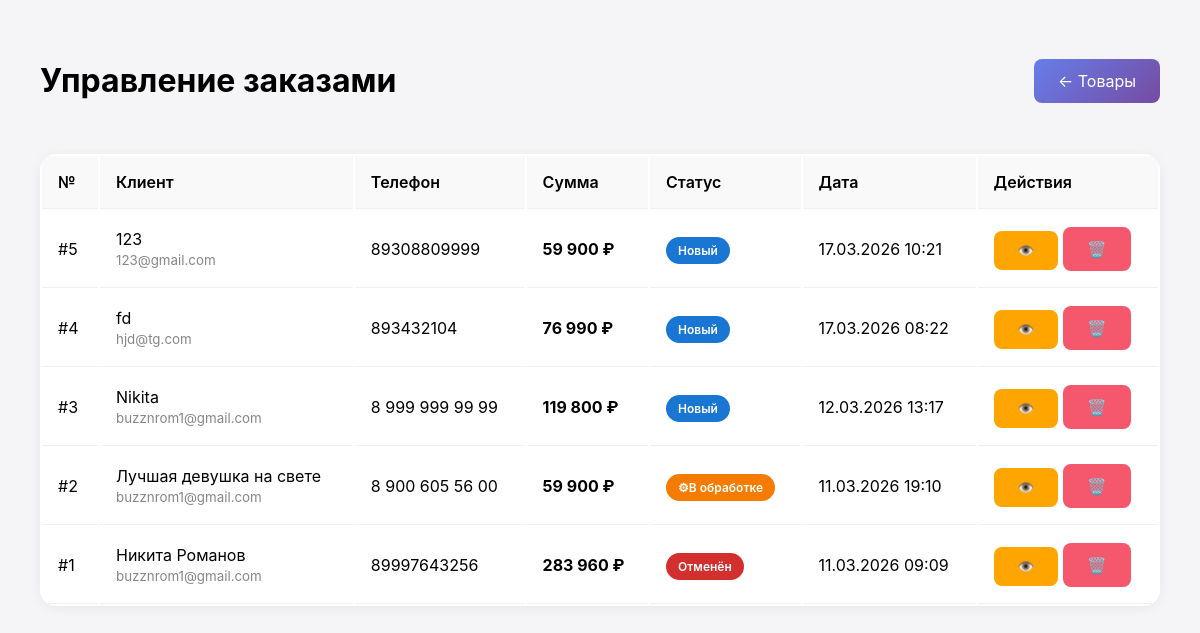
The app's page /admin/orders.php (signed in) with its own data.
### tables this page shows
CREATE TABLE `orders` (
  `id` int(11) NOT NULL,
  `user_id` int(11) NOT NULL,
  `total_price` decimal(10,2) NOT NULL,
  `customer_name` varchar(100) DEFAULT NULL,
  `customer_phone` varchar(20) NOT NULL,
  `pickup_date` datetime DEFAULT NULL,
  `payment_method` enum('cash','card') DEFAULT 'cash',
  `comment` text DEFAULT NULL,
  `status` enum('new','processing','shipped','delivered','cancelled') DEFAULT 'new',
  `created_at` timestamp NULL DEFAULT current_timestamp()
);

CREATE TABLE `users` (
  `id` int(11) NOT NULL,
  `username` varchar(100) NOT NULL,
  `password` varchar(255) NOT NULL,
  `email` varchar(255) NOT NULL,
  `phone` varchar(20) DEFAULT NULL,
  `role` enum('admin','user') DEFAULT 'user',
  `created_at` timestamp NULL DEFAULT current_timestamp()
);

### admin/orders.php (the view, shortened to what this page needs)
<?php
$conn = getDBConnection();
$orders = $conn->query("
    SELECT o.*, u.username, u.email
    FROM orders o
    LEFT JOIN users u ON o.user_id = u.id
    ORDER BY o.created_at DESC
")->fetch_all(MYSQLI_ASSOC);
$statusNames = [
    'new' => 'Новый',
    'processing' => '⚙В обработке',
    'shipped' => 'Отправлен',
    'delivered' => 'Доставлен',
    'cancelled' => 'Отменён'
];
$statusColors = [
    'new' => '#1976d2',
    'processing' => '#f57c00',
    'shipped' => '#388e3c',
    'delivered' => '#1976d2',
    'cancelled' => '#d32f2f'
];
?>
<!DOCTYPE html>
<html lang="ru">
<head>
    <link rel="stylesheet" href="https://cdnjs.cloudflare.com/ajax/libs/font-awesome/6.4.0/css/all.min.css">
</head>
<body>
    <div class="container">
        <div class="header">
            <h1>Управление заказами</h1>
            <a href="index.php" class="btn btn-primary">← Товары</a>
        </div>
        <table>
            <thead>
                <tr>
                    <th>№</th>
                    <th>Клиент</th>
                    <th>Телефон</th>
                    <th>Сумма</th>
                    <th>Статус</th>
                    <th>Дата</th>
                    <th>Действия</th>
                </tr>
            </thead>
            <tbody>
                <?php foreach ($orders as $order): ?>
                <tr>
                    <td>#<?= $order['id'] ?></td>
                    <td>
                        <?= htmlspecialchars($order['customer_name']) ?><br>
                        <small style="color:#86868b"><?= htmlspecialchars($order['email'] ?? $order['username'] ?? '-') ?></small>
                    </td>
                    <td><?= htmlspecialchars($order['customer_phone']) ?></td>
                    <td><strong><?= number_format($order['total_price'], 0, '.', ' ') ?> ₽</strong></td>
                    <td>
                        <span class="status" style="background:<?= $statusColors[$order['status']] ?>">
                            <?= $statusNames[$order['status']] ?>
                        </span>
                    </td>
                    <td><?= date('d.m.Y H:i', strtotime($order['created_at'])) ?></td>
                    <td>
                        <button class="btn btn-warning" onclick="viewOrder(<?= $order['id'] ?>)">👁️</button>
                        <a href="?delete=<?= $order['id'] ?>" class="btn btn-danger" onclick="return confirm('Удалить?')">🗑️</a>
                    </td>
                </tr>
                <?php endforeach; ?>
            </tbody>
        </table>
    </div>
</body>
</html>

### admin/orders.php (style rules this page uses)
body { font-family: -apple-system, BlinkMacSystemFont, sans-serif; background: #f5f5f7; padding: 2rem; }
.container { max-width: 1400px; margin: 0 auto; }
.header { display: flex; justify-content: space-between; align-items: center; margin-bottom: 2rem; }
.btn { padding: 0.75rem 1.5rem; border: none; border-radius: 0.5rem; cursor: pointer; text-decoration: none; display: inline-block; }
.btn-primary { background: linear-gradient(135deg, #667eea, #764ba2); color: white; }
.btn-danger { background: #f5576c; color: white; }
.btn-warning { background: #ffa500; color: white; }
table { width: 100%; background: white; border-radius: 1rem; overflow: hidden; box-shadow: 0 2px 12px rgba(0,0,0,0.06); }
th, td { padding: 1rem; text-align: left; border-bottom: 1px solid #f0f0f0; }
th { background: #f9f9f9; font-weight: 600; }
.status { padding: 0.375rem 0.75rem; border-radius: 2rem; font-size: 0.75rem; font-weight: 600; color: white; }

### records on screen
orders: id "5", customer_name "123", user.email "123@gmail.com", customer_phone "89308809999", total_price "59 900", status "Новый", created_at "17.03.2026 10:21"
orders: id "4", customer_name "fd", user.email "hjd@tg.com", customer_phone "893432104", total_price "76 990", status "Новый", created_at "17.03.2026 08:22"
orders: id "3", customer_name "Nikita", user.email "buzznrom1@gmail.com", customer_phone "8 999 999 99 99", total_price "119 800", status "Новый", created_at "12.03.2026 13:17"
orders: id "2", customer_name "Лучшая девушка на свете", user.email "buzznrom1@gmail.com", customer_phone "8 900 605 56 00", total_price "59 900", status "⚙В обработке", created_at "11.03.2026 19:10"
orders: id "1", customer_name "Никита Романов", user.email "buzznrom1@gmail.com", customer_phone "89997643256", total_price "283 960", status "Отменён", created_at "11.03.2026 09:09"
